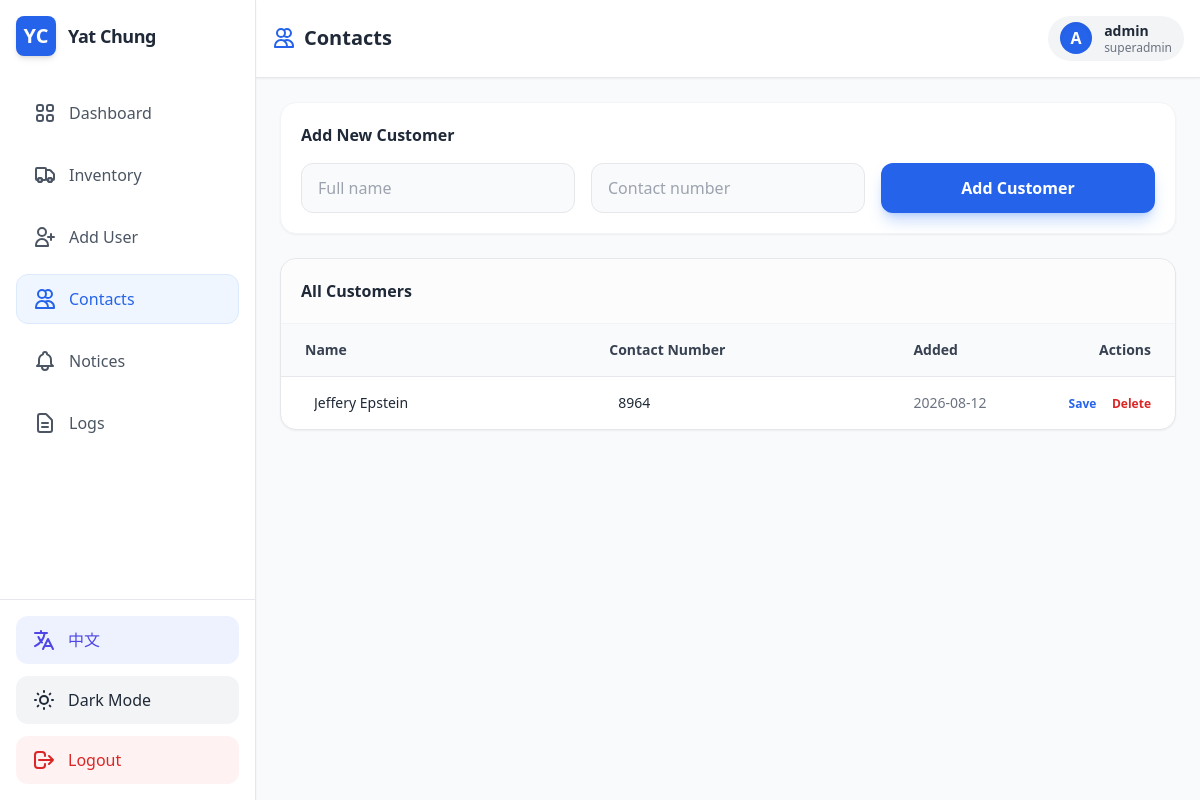
The page /customers (signed in) on the database its author committed.
### app.py (models this page shows, shortened)
class User(UserMixin, db.Model):
    __tablename__ = 'users'
    id = db.Column(db.Integer, primary_key=True)
    username = db.Column(db.String(80), unique=True, nullable=False)
    password_hash = db.Column(db.String(128), nullable=False)
    role = db.Column(db.String(20), nullable=False, default='staff')

class Customer(db.Model):
    __tablename__ = 'customers'
    id = db.Column(db.Integer, primary_key=True)
    name = db.Column(db.String(100), nullable=False)
    contact_number = db.Column(db.String(20), nullable=False)
    created_at = db.Column(db.DateTime, default=db.func.current_timestamp())

### app.py (the view)
@app.route('/customers')
@login_required
@requires_roles('owner', 'co_owner', 'senior_staff', 'staff')
def customers():
    all_customers = Customer.query.order_by(Customer.created_at.desc()).all()
    access_log = AuditLog(user_id=current_user.id, action="Viewed the customer contact list")
    db.session.add(access_log)
    db.session.commit()
    return render_template('customers.html', user=current_user, customers=all_customers)

### app.py (called while the page is built)
@login_manager.user_loader
def load_user(user_id):
    return User.query.get(int(user_id))

def requires_roles(*roles):
    def wrapper(f):
        @wraps(f)
        def wrapped(*args, **kwargs):
            if current_user.role not in roles and current_user.role != 'superadmin':
                flash('Access denied: You do not have the required permissions.', 'error')
                return redirect(url_for('dashboard'))
            return f(*args, **kwargs)
        return wrapped
    return wrapper

@app.context_processor
def inject_translations():
    lang = flask_session.get('lang', 'en')
    def t(key):
        return TRANSLATIONS.get(lang, {}).get(key, key)
    return dict(t=t, current_lang=lang)

### templates/customers.html (shortened to what this page needs)
{% extends "base.html" %}
{% block header_content %}
<h2 class="text-xl font-bold text-gray-800 dark:text-white flex items-center gap-2">
    <svg class="w-6 h-6 text-primary" fill="none" stroke="currentColor" viewBox="0 0 24 24"><path stroke-linecap="round" stroke-linejoin="round" stroke-width="2" d="M12 4.354a4 4 0 110 5.292M15 21H3v-1a6 6 0 0112 0v1zm0 0h6v-1a6 6 0 00-9-5.197M13 7a4 4 0 11-8 0 4 4 0 018 0z"></path></svg>
    {{ t('contacts') }}
</h2>
<div class="flex items-center gap-3 px-3 py-1.5 bg-gray-100 dark:bg-gray-700 rounded-full">
    <div class="w-8 h-8 bg-primary text-white rounded-full flex items-center justify-center font-bold shadow-inner">
        {{ user.username[0] | upper if user else 'U' }}
    </div>
    <div class="hidden sm:block text-sm">
        <p class="font-bold leading-tight">{{ user.username if user else 'Staff User' }}</p>
        <p class="text-xs text-gray-500 dark:text-gray-400 leading-tight">{{ user.role if user else 'Staff' }}</p>
    </div>
</div>
{% endblock %}
{% block content %}
<div class="flex flex-col gap-6">
    <div class="bg-white dark:bg-gray-800 rounded-2xl shadow-sm border border-gray-100 dark:border-gray-700 p-5">
        <h3 class="font-bold text-gray-800 dark:text-white mb-4">Add New Customer</h3>
        <form action="{{ url_for('add_customer') }}" method="POST" class="grid grid-cols-1 md:grid-cols-3 gap-4">
            <input type="text" name="name" required placeholder="Full name"
                class="px-4 py-3 rounded-xl bg-gray-50 dark:bg-gray-900 border border-gray-200 dark:border-gray-700 focus:ring-2 focus:ring-primary focus:outline-none dark:text-white">
            <input type="text" name="contact_number" required placeholder="Contact number"
                class="px-4 py-3 rounded-xl bg-gray-50 dark:bg-gray-900 border border-gray-200 dark:border-gray-700 focus:ring-2 focus:ring-primary focus:outline-none dark:text-white">
            <button type="submit" class="py-3 px-4 bg-primary hover:bg-blue-700 text-white rounded-xl font-bold shadow-lg shadow-blue-500/30 transition-all">Add Customer</button>
        </form>
    </div>
    <div class="bg-white dark:bg-gray-800 border border-gray-200 dark:border-gray-700 rounded-2xl shadow-sm overflow-hidden">
        <div class="p-5 border-b border-gray-100 dark:border-gray-700 bg-gray-50/50 dark:bg-gray-800/50">
            <h3 class="font-bold text-gray-800 dark:text-white">All Customers</h3>
        </div>
        <div class="overflow-x-auto">
            <table class="w-full text-left border-collapse text-sm">
                <thead>
                    <tr class="bg-gray-50 dark:bg-gray-900 border-b border-gray-200 dark:border-gray-700">
                        <th class="py-4 px-6 font-semibold text-sm text-gray-700 dark:text-gray-300">Name</th>
                        <th class="py-4 px-6 font-semibold text-sm text-gray-700 dark:text-gray-300">Contact Number</th>
                        <th class="py-4 px-6 font-semibold text-sm text-gray-700 dark:text-gray-300">Added</th>
                        <th class="py-4 px-6 font-semibold text-sm text-gray-700 dark:text-gray-300 text-right">Actions</th>
                    </tr>
                </thead>
                <tbody class="divide-y divide-gray-100 dark:divide-gray-700">
                    {% for customer in customers %}
                    <tr class="hover:bg-gray-50/50 dark:hover:bg-gray-800/50 transition-colors">
                        <form action="{{ url_for('edit_customer', customer_id=customer.id) }}" method="POST" class="contents">
                        <td class="py-2 px-6">
                            <input type="text" name="name" value="{{ customer.name }}" required
                                class="w-full px-2 py-1.5 rounded-lg bg-transparent border border-transparent hover:border-gray-200 dark:hover:border-gray-700 focus:border-primary focus:outline-none dark:text-white">
                        </td>
                        <td class="py-2 px-6">
                            <input type="text" name="contact_number" value="{{ customer.contact_number }}" required
                                class="w-full px-2 py-1.5 rounded-lg bg-transparent border border-transparent hover:border-gray-200 dark:hover:border-gray-700 focus:border-primary focus:outline-none dark:text-white">
                        </td>
                        <td class="py-4 px-6 text-gray-500 dark:text-gray-400 whitespace-nowrap">{{ customer.created_at.strftime('%Y-%m-%d') }}</td>
                        <td class="py-4 px-6 text-right whitespace-nowrap space-x-3">
                            <button type="submit" class="text-xs font-bold text-primary hover:underline">Save</button>
                        </form>
                            {% if user and user.role in ['owner', 'co_owner', 'senior_staff', 'superadmin'] %}
                            <form action="{{ url_for('delete_customer', customer_id=customer.id) }}" method="POST" class="inline"
                                  onsubmit="return confirm('Delete this customer?');">
                                <button type="submit" class="text-xs font-bold text-danger hover:underline">Delete</button>
                            </form>
                            {% endif %}
                    </tr>
                    {% else %}
                    <tr>
                        <td colspan="4" class="py-12 text-center text-gray-500 dark:text-gray-400 italic">
                            No customers found in the system.
                        </td>
                    </tr>
                    {% endfor %}
                </tbody>
            </table>
        </div>
    </div>
</div>
{% endblock %}

### templates/base.html (style rules this page uses)
body { transition: background-color 0.3s ease, color 0.3s ease; }

### rows shown on the page
User: username "A", username "admin", role "superadmin"
Customer: name "Jeffery Epstein", contact_number "8964", created_at "2026-08-12"

### other values the page prints
{{ t('dashboard') }} "Dashboard"
{{ t('inventory_tab') }} "Inventory"
{{ t('add_user') }} "Add User"
{{ t('contacts') }} "Contacts"
{{ t('notices_tab') }} "Notices"
{{ t('logs') }} "Logs"
{{ '中文' if current_lang == 'en' else 'English' }} "中文"
{{ t('logout') }} "Logout"
